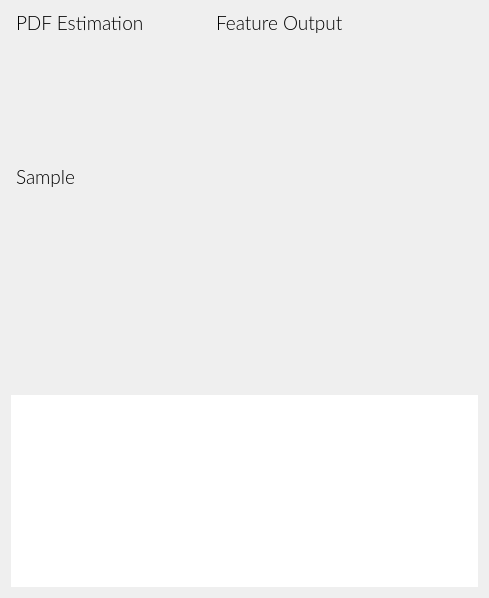
                     <widget class="QWidget" name="pageSummary">
                      <layout class="QGridLayout" name="gridLayout_29">
                       <item row="0" column="0">
                        <layout class="QVBoxLayout" name="verticalLayout_16">
                         <item>
                          <widget class="QFrame" name="frame_22">
                           <property name="minimumSize">
                            <size>
                             <width>0</width>
                             <height>40</height>
                            </size>
                           </property>
                           <property name="styleSheet">
                            <string notr="true">QLabel {
	font-family: Lato;
	font-weight: 200;
	font-size: 14pt;
	padding-left: 1px;
}</string>
                           </property>
                           <property name="frameShape">
                            <enum>QFrame::NoFrame</enum>
                           </property>
                           <property name="frameShadow">
                            <enum>QFrame::Raised</enum>
                           </property>
                           <layout class="QGridLayout" name="gridLayout_33">
                            <property name="leftMargin">
                             <number>0</number>
                            </property>
                            <property name="topMargin">
                             <number>0</number>
                            </property>
                            <property name="rightMargin">
                             <number>0</number>
                            </property>
                            <property name="bottomMargin">
                             <number>0</number>
                            </property>
                            <property name="spacing">
                             <number>0</number>
                            </property>
                            <item row="0" column="0">
                             <layout class="QGridLayout" name="gridLayout_32">
                              <item row="0" column="2">
                               <widget class="QLabel" name="label_49">
                                <property name="text">
                                 <string/>
                                </property>
                               </widget>
                              </item>
                              <item row="0" column="0">
                               <widget class="QLabel" name="label_47">
                                <property name="text">
                                 <string>PDF Estimation</string>
                                </property>
                               </widget>
                              </item>
                              <item row="1" column="1">
                               <widget class="QCustomPlot" name="featurePlot" native="true"/>
                              </item>
                              <item row="0" column="1">
                               <widget class="QLabel" name="label_48">
                                <property name="text">
                                 <string>Feature Output</string>
                                </property>
                               </widget>
                              </item>
                              <item row="1" column="0">
                               <widget class="QCustomPlot" name="pdfPlot" native="true">
                                <property name="minimumSize">
                                 <size>
                                  <width>200</width>
                                  <height>130</height>
                                 </size>
                                </property>
                               </widget>
                              </item>
                              <item row="1" column="2">
                               <widget class="QCustomPlot" name="featureOutputPlot" native="true">
                                <property name="minimumSize">
                                 <size>
                                  <width>130</width>
                                  <height>0</height>
                                 </size>
                                </property>
                               </widget>
                              </item>
                              <item row="2" column="0">
                               <widget class="QLabel" name="label_50">
                                <property name="text">
                                 <string>Sample</string>
                                </property>
                               </widget>
                              </item>
                              <item row="3" column="0">
                               <widget class="starPlotWidget" name="samplePlot" native="true">
                                <property name="minimumSize">
                                 <size>
                                  <width>0</width>
                                  <height>200</height>
                                 </size>
                                </property>
                               </widget>
                              </item>
                             </layout>
                            </item>
                           </layout>
                          </widget>
                         </item>
                         <item>
                          <widget class="QTableView" name="tableViewDataSummary">
                           <property name="focusPolicy">
                            <enum>Qt::NoFocus</enum>
                           </property>
                           <property name="styleSheet">
                            <string notr="true"/>
                           </property>
                           <property name="frameShape">
                            <enum>QFrame::NoFrame</enum>
                           </property>
                           <property name="horizontalScrollBarPolicy">
                            <enum>Qt::ScrollBarAsNeeded</enum>
                           </property>
                           <property name="editTriggers">
                            <set>QAbstractItemView::NoEditTriggers</set>
                           </property>
                           <property name="selectionMode">
                            <enum>QAbstractItemView::SingleSelection</enum>
                           </property>
                           <property name="selectionBehavior">
                            <enum>QAbstractItemView::SelectColumns</enum>
                           </property>
                           <property name="showGrid">
                            <bool>false</bool>
                           </property>
                           <property name="cornerButtonEnabled">
                            <bool>false</bool>
                           </property>
                          </widget>
                         </item>
                        </layout>
                       </item>
                      </layout>
                     </widget>
